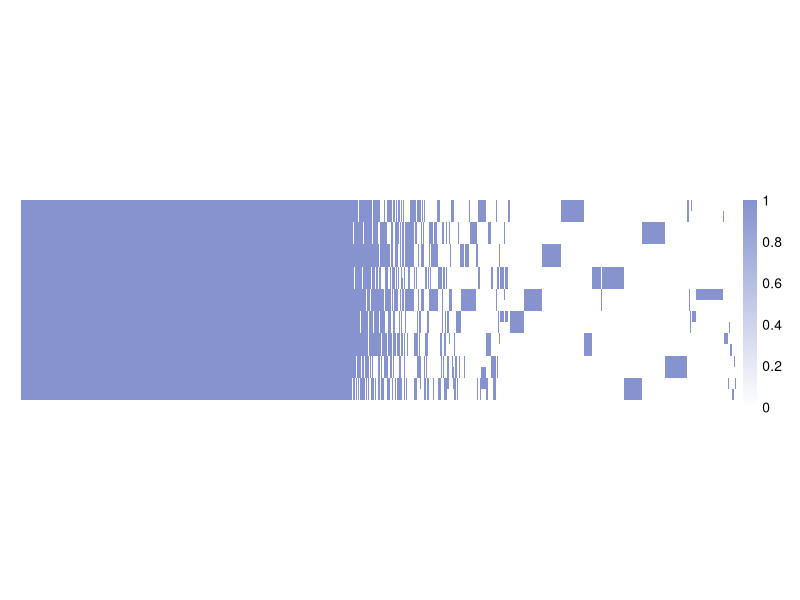

Write the R code that produced this figure.
library(ggplot2)
library(pheatmap)
data <- read.table("Figure 2A.tab", header = TRUE, row.names = 1)
data <- as.matrix(data)
pheatmap(data, 
         cluster_rows = FALSE,
         cluster_cols = FALSE,
         show_colnames = FALSE, show_rownames = FALSE, cellwidth = 0.1, cellheight = 8, color = colorRampPalette(c("white", "#8693cf"))(100))
